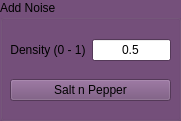
      <widget class="QGroupBox" name="AddNoise">
       <property name="geometry">
        <rect>
         <x>260</x>
         <y>160</y>
         <width>181</width>
         <height>121</height>
        </rect>
       </property>
       <property name="palette">
        <palette>
         <active>
          <colorrole role="WindowText">
           <brush brushstyle="SolidPattern">
            <color alpha="255">
             <red>0</red>
             <green>0</green>
             <blue>0</blue>
            </color>
           </brush>
          </colorrole>
          <colorrole role="Button">
           <brush brushstyle="SolidPattern">
            <color alpha="255">
             <red>117</red>
             <green>80</green>
             <blue>123</blue>
            </color>
           </brush>
          </colorrole>
          <colorrole role="Light">
           <brush brushstyle="SolidPattern">
            <color alpha="255">
             <red>176</red>
             <green>120</green>
             <blue>185</blue>
            </color>
           </brush>
          </colorrole>
          <colorrole role="Midlight">
           <brush brushstyle="SolidPattern">
            <color alpha="255">
             <red>146</red>
             <green>100</green>
             <blue>154</blue>
            </color>
           </brush>
          </colorrole>
          <colorrole role="Dark">
           <brush brushstyle="SolidPattern">
            <color alpha="255">
             <red>58</red>
             <green>40</green>
             <blue>61</blue>
            </color>
           </brush>
          </colorrole>
          <colorrole role="Mid">
           <brush brushstyle="SolidPattern">
            <color alpha="255">
             <red>78</red>
             <green>53</green>
             <blue>82</blue>
            </color>
           </brush>
          </colorrole>
          <colorrole role="Text">
           <brush brushstyle="SolidPattern">
            <color alpha="255">
             <red>0</red>
             <green>0</green>
             <blue>0</blue>
            </color>
           </brush>
          </colorrole>
          <colorrole role="BrightText">
           <brush brushstyle="SolidPattern">
            <color alpha="255">
             <red>0</red>
             <green>0</green>
             <blue>0</blue>
            </color>
           </brush>
          </colorrole>
          <colorrole role="ButtonText">
           <brush brushstyle="SolidPattern">
            <color alpha="255">
             <red>0</red>
             <green>0</green>
             <blue>0</blue>
            </color>
           </brush>
          </colorrole>
          <colorrole role="Base">
           <brush brushstyle="SolidPattern">
            <color alpha="255">
             <red>255</red>
             <green>255</green>
             <blue>255</blue>
            </color>
           </brush>
          </colorrole>
          <colorrole role="Window">
           <brush brushstyle="SolidPattern">
            <color alpha="255">
             <red>117</red>
             <green>80</green>
             <blue>123</blue>
            </color>
           </brush>
          </colorrole>
          <colorrole role="Shadow">
           <brush brushstyle="SolidPattern">
            <color alpha="255">
             <red>0</red>
             <green>0</green>
             <blue>0</blue>
            </color>
           </brush>
          </colorrole>
          <colorrole role="AlternateBase">
           <brush brushstyle="SolidPattern">
            <color alpha="255">
             <red>58</red>
             <green>40</green>
             <blue>61</blue>
            </color>
           </brush>
          </colorrole>
          <colorrole role="ToolTipBase">
           <brush brushstyle="SolidPattern">
            <color alpha="255">
             <red>255</red>
             <green>255</green>
             <blue>220</blue>
            </color>
           </brush>
          </colorrole>
          <colorrole role="ToolTipText">
           <brush brushstyle="SolidPattern">
            <color alpha="255">
             <red>0</red>
             <green>0</green>
             <blue>0</blue>
            </color>
           </brush>
          </colorrole>
         </active>
         <inactive>
          <colorrole role="WindowText">
           <brush brushstyle="SolidPattern">
            <color alpha="255">
             <red>0</red>
             <green>0</green>
             <blue>0</blue>
            </color>
           </brush>
          </colorrole>
          <colorrole role="Button">
           <brush brushstyle="SolidPattern">
            <color alpha="255">
             <red>117</red>
             <green>80</green>
             <blue>123</blue>
            </color>
           </brush>
          </colorrole>
          <colorrole role="Light">
           <brush brushstyle="SolidPattern">
            <color alpha="255">
             <red>176</red>
             <green>120</green>
             <blue>185</blue>
            </color>
           </brush>
          </colorrole>
          <colorrole role="Midlight">
           <brush brushstyle="SolidPattern">
            <color alpha="255">
             <red>146</red>
             <green>100</green>
             <blue>154</blue>
            </color>
           </brush>
          </colorrole>
          <colorrole role="Dark">
           <brush brushstyle="SolidPattern">
            <color alpha="255">
             <red>58</red>
             <green>40</green>
             <blue>61</blue>
            </color>
           </brush>
          </colorrole>
          <colorrole role="Mid">
           <brush brushstyle="SolidPattern">
            <color alpha="255">
             <red>78</red>
             <green>53</green>
             <blue>82</blue>
            </color>
           </brush>
          </colorrole>
          <colorrole role="Text">
           <brush brushstyle="SolidPattern">
            <color alpha="255">
             <red>0</red>
             <green>0</green>
             <blue>0</blue>
            </color>
           </brush>
          </colorrole>
          <colorrole role="BrightText">
           <brush brushstyle="SolidPattern">
            <color alpha="255">
             <red>0</red>
             <green>0</green>
             <blue>0</blue>
            </color>
           </brush>
          </colorrole>
          <colorrole role="ButtonText">
           <brush brushstyle="SolidPattern">
            <color alpha="255">
             <red>0</red>
             <green>0</green>
             <blue>0</blue>
            </color>
           </brush>
          </colorrole>
          <colorrole role="Base">
           <brush brushstyle="SolidPattern">
            <color alpha="255">
             <red>255</red>
             <green>255</green>
             <blue>255</blue>
            </color>
           </brush>
          </colorrole>
          <colorrole role="Window">
           <brush brushstyle="SolidPattern">
            <color alpha="255">
             <red>117</red>
             <green>80</green>
             <blue>123</blue>
            </color>
           </brush>
          </colorrole>
          <colorrole role="Shadow">
           <brush brushstyle="SolidPattern">
            <color alpha="255">
             <red>0</red>
             <green>0</green>
             <blue>0</blue>
            </color>
           </brush>
          </colorrole>
          <colorrole role="AlternateBase">
           <brush brushstyle="SolidPattern">
            <color alpha="255">
             <red>58</red>
             <green>40</green>
             <blue>61</blue>
            </color>
           </brush>
          </colorrole>
          <colorrole role="ToolTipBase">
           <brush brushstyle="SolidPattern">
            <color alpha="255">
             <red>255</red>
             <green>255</green>
             <blue>220</blue>
            </color>
           </brush>
          </colorrole>
          <colorrole role="ToolTipText">
           <brush brushstyle="SolidPattern">
            <color alpha="255">
             <red>0</red>
             <green>0</green>
             <blue>0</blue>
            </color>
           </brush>
          </colorrole>
         </inactive>
         <disabled>
          <colorrole role="WindowText">
           <brush brushstyle="SolidPattern">
            <color alpha="255">
             <red>58</red>
             <green>40</green>
             <blue>61</blue>
            </color>
           </brush>
          </colorrole>
          <colorrole role="Button">
           <brush brushstyle="SolidPattern">
            <color alpha="255">
             <red>117</red>
             <green>80</green>
             <blue>123</blue>
            </color>
           </brush>
          </colorrole>
          <colorrole role="Light">
           <brush brushstyle="SolidPattern">
            <color alpha="255">
             <red>176</red>
             <green>120</green>
             <blue>185</blue>
            </color>
           </brush>
          </colorrole>
          <colorrole role="Midlight">
           <brush brushstyle="SolidPattern">
            <color alpha="255">
             <red>146</red>
             <green>100</green>
             <blue>154</blue>
            </color>
           </brush>
          </colorrole>
          <colorrole role="Dark">
           <brush brushstyle="SolidPattern">
            <color alpha="255">
             <red>58</red>
             <green>40</green>
             <blue>61</blue>
            </color>
           </brush>
          </colorrole>
          <colorrole role="Mid">
           <brush brushstyle="SolidPattern">
            <color alpha="255">
             <red>78</red>
             <green>53</green>
             <blue>82</blue>
            </color>
           </brush>
          </colorrole>
          <colorrole role="Text">
           <brush brushstyle="SolidPattern">
            <color alpha="255">
             <red>58</red>
             <green>40</green>
             <blue>61</blue>
            </color>
           </brush>
          </colorrole>
          <colorrole role="BrightText">
           <brush brushstyle="SolidPattern">
            <color alpha="255">
             <red>0</red>
             <green>0</green>
             <blue>0</blue>
            </color>
           </brush>
          </colorrole>
          <colorrole role="ButtonText">
           <brush brushstyle="SolidPattern">
            <color alpha="255">
             <red>58</red>
             <green>40</green>
             <blue>61</blue>
            </color>
           </brush>
          </colorrole>
          <colorrole role="Base">
           <brush brushstyle="SolidPattern">
            <color alpha="255">
             <red>117</red>
             <green>80</green>
             <blue>123</blue>
            </color>
           </brush>
          </colorrole>
          <colorrole role="Window">
           <brush brushstyle="SolidPattern">
            <color alpha="255">
             <red>117</red>
             <green>80</green>
             <blue>123</blue>
            </color>
           </brush>
          </colorrole>
          <colorrole role="Shadow">
           <brush brushstyle="SolidPattern">
            <color alpha="255">
             <red>0</red>
             <green>0</green>
             <blue>0</blue>
            </color>
           </brush>
          </colorrole>
          <colorrole role="AlternateBase">
           <brush brushstyle="SolidPattern">
            <color alpha="255">
             <red>117</red>
             <green>80</green>
             <blue>123</blue>
            </color>
           </brush>
          </colorrole>
          <colorrole role="ToolTipBase">
           <brush brushstyle="SolidPattern">
            <color alpha="255">
             <red>255</red>
             <green>255</green>
             <blue>220</blue>
            </color>
           </brush>
          </colorrole>
          <colorrole role="ToolTipText">
           <brush brushstyle="SolidPattern">
            <color alpha="255">
             <red>0</red>
             <green>0</green>
             <blue>0</blue>
            </color>
           </brush>
          </colorrole>
         </disabled>
        </palette>
       </property>
       <property name="title">
        <string>Add Noise</string>
       </property>
       <widget class="QWidget" name="verticalLayoutWidget_3">
        <property name="geometry">
         <rect>
          <x>10</x>
          <y>70</y>
          <width>161</width>
          <height>41</height>
         </rect>
        </property>
        <layout class="QVBoxLayout" name="verticalLayout_3">
         <item>
          <widget class="QPushButton" name="SaltnPepperButton">
           <property name="text">
            <string>Salt n Pepper</string>
           </property>
          </widget>
         </item>
        </layout>
       </widget>
       <widget class="QWidget" name="horizontalLayoutWidget_3">
        <property name="geometry">
         <rect>
          <x>10</x>
          <y>30</y>
          <width>161</width>
          <height>41</height>
         </rect>
        </property>
        <layout class="QHBoxLayout" name="horizontalLayout_3">
         <item>
          <widget class="QLabel" name="label_2">
           <property name="text">
            <string>&lt;html&gt;&lt;head/&gt;&lt;body&gt;&lt;p&gt;Density (0 - 1)&lt;/p&gt;&lt;/body&gt;&lt;/html&gt;</string>
           </property>
           <property name="alignment">
            <set>Qt::AlignCenter</set>
           </property>
          </widget>
         </item>
         <item>
          <widget class="QLineEdit" name="NoiseDensityEdit">
           <property name="text">
            <string>0.5</string>
           </property>
           <property name="alignment">
            <set>Qt::AlignCenter</set>
           </property>
          </widget>
         </item>
        </layout>
       </widget>
      </widget>
